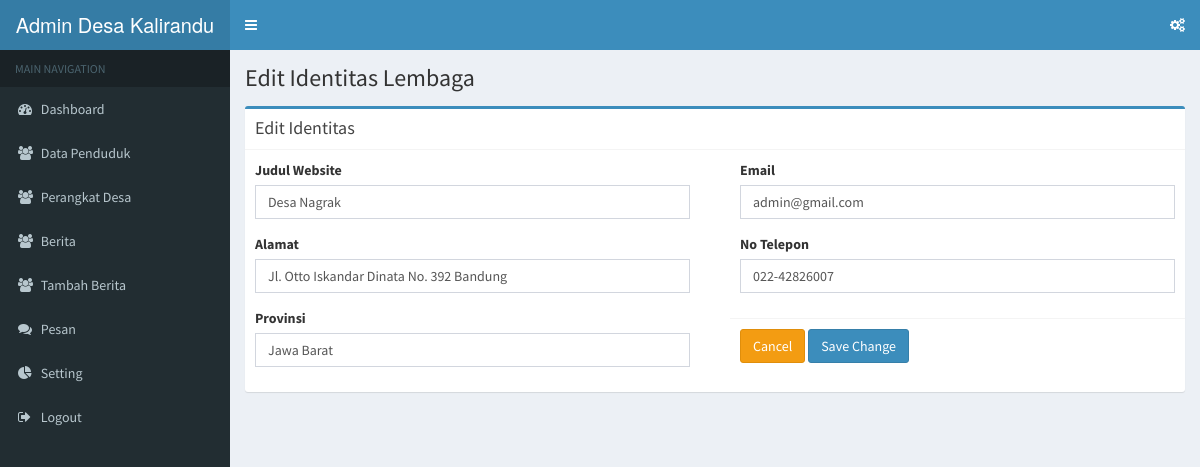
The page /admin/identitas/editIdentitas/1 on the database its author committed.
### tables this page shows
CREATE TABLE `identitas` (
  `id` int(11) NOT NULL,
  `judul_website` varchar(30) NOT NULL,
  `alamat` varchar(60) NOT NULL,
  `provinsi` varchar(50) NOT NULL,
  `email` varchar(50) NOT NULL,
  `no_telepon` varchar(13) NOT NULL
);

### application/controllers/admin/Identitas.php (called while the page is built, shortened)
<?php
class Identitas extends CI_Controller {
	public function editIdentitas($id)
	{
		$data['title'] = 'Edit Identitas Lembaga';
		$where = array('id' => $id);
		$data['identitas'] = $this->db->get_where('identitas', $where)->result();
		$this->load->view('template_admin/header', $data);
		$this->load->view('template_admin/sidebar');
		$this->load->view('template_admin/topbar');
		$this->load->view('admin/formEditIdentitas', $data);
		$this->load->view('template_admin/footer');
	}
}

### index.php (called while the page is built, shortened)
<?php
require_once BASEPATH.'core/CodeIgniter.php';

### application/views/admin/formEditIdentitas.php (the view, shortened to what this page needs)
<div class="content-wrapper">
  <section class="content-header">
    <h1>
      <?php echo $title; ?>
    </h1>
  </section>
  <section class="content">
    <div class="row">
      <div class="col-md-12">
        <div class="box box-primary">
          <div class="box-header with-border">
            <h3 class="box-title">Edit Identitas</h3>
          </div>
          <?php foreach($identitas as $idn) : ?>
          <form role="form" action="<?php echo base_url('admin/identitas/aksiIdentitas'); ?>" method="post">
            <div class="row">
              <div class="col-md-6">
                <div class="box-body">
                  <div class="form-group">
                    <label for="judulweb">Judul Website</label>
                    <input type="text" class="form-control" id="judulweb" name="judul_website" value="<?php echo $idn->judul_website; ?>">
                  </div>
                  <div class="form-group">
                    <label for="alamat">Alamat</label>
                    <input type="text" class="form-control" id="alamat" name="alamat" value="<?php echo $idn->alamat; ?>">
                  </div>
                  <div class="form-group">
                    <label for="provinsi">Provinsi</label>
                    <input type="text" class="form-control" name="provinsi" id="provinsi" value="<?php echo $idn->provinsi; ?>">
                  </div>
                </div>
              </div>
              <div class="col-md-6">
                <div class="box-body">
                  <div class="form-group">
                    <label for="email">Email</label>
                    <input type="email" class="form-control" name="email" id="email" value="<?php echo $idn->email; ?>">
                  </div>
                  <div class="form-group">
                    <label for="no_telepon">No Telepon</label>
                    <input type="text" class="form-control" name="no_telepon" id="no_telepon" value="<?php echo $idn->no_telepon; ?>">
                  </div>
                </div>
                <div class="box-footer">
                  <a href="<?php echo base_url('admin/identitas'); ?>" class="btn btn-warning">Cancel</a>
                  <button type="submit" class="btn btn-primary">Save Change</button>
                </div>
              </div>
            </div>
          </form>
          <?php endforeach; ?>
        </div>
      </div>
    </div>
  </section>
</div>

### rows shown on the page
identitas: judul_website "Desa Nagrak", alamat "Jl. Otto Iskandar Dinata No. 392 Bandung", provinsi "Jawa Barat", email "admin@gmail.com", no_telepon "022-42826007"

### other values the page prints
$title "Edit Identitas Lembaga"
